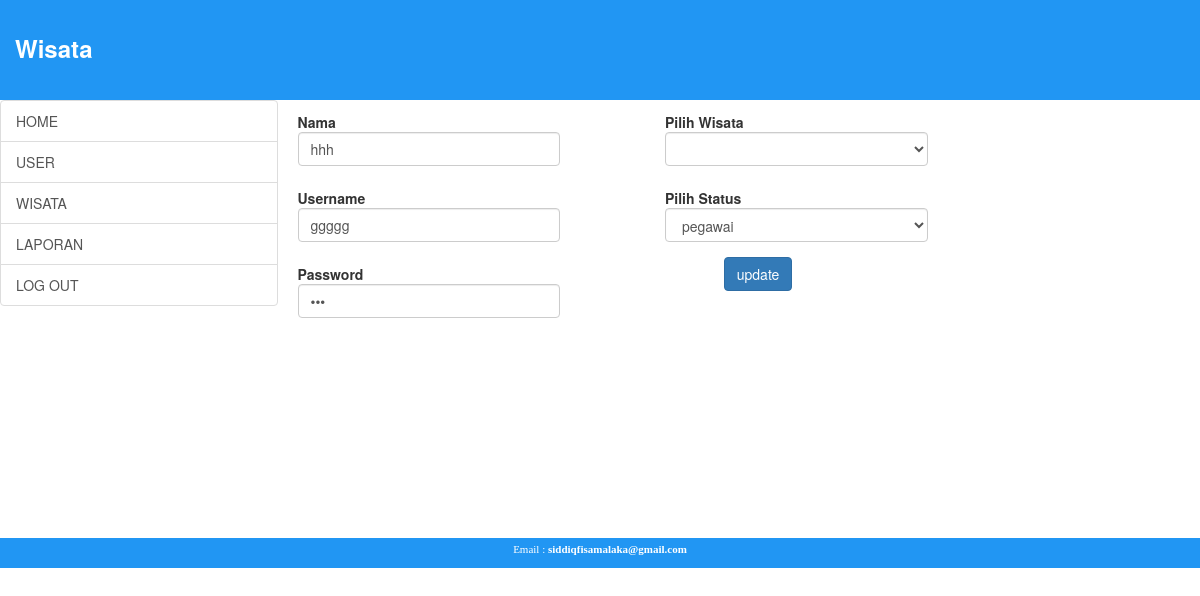
/index.php?mod=form_update_user&id=7 (signed in), run on the app's committed database.
### tables this page shows
CREATE TABLE `user` (
  `id_user` int(5) NOT NULL,
  `nama_user` varchar(30) NOT NULL,
  `username` varchar(25) NOT NULL,
  `password` varchar(15) NOT NULL,
  `id_wisata` int(10) NOT NULL,
  `status` varchar(30) NOT NULL
);

### form_update_user.php (the view, shortened to what this page needs)
<?php
 include"koneksi.php";
 $id =$_GET ['id'];
 $sql=mysqli_query($koneksi,"select * from user where id_user='$id'");
 $tampil=mysqli_fetch_array($sql);
?>
<form action="proses_update_user.php" method="post" class="form-horizontal" role="form" style="max-width:600px;">
<div class="row">
	<div class="col-sm-5">
		<div class="form-group">
			<label class="control-label" for="nama">Nama</label>
				<input type="text" class="form-control" name="nama_user" value="<?php echo $tampil['nama_user'] ?>" placeholder="input nama user">
					</div>
						<div class="form-group">
							<label class="control-label" for="pwd">Username</label>
								<input type="text" class="form-control" name="username" value="<?php echo $tampil['username']?>"placeholder="input username">
									</div>
										<div class="form-group">
											<label class="control-label" for="pwd">Password</label>
												<input type="password" class="form-control" name="password" value="<?php echo $tampil['password'] ?>" placeholder="input password">
													</div>
											</div>
								<div class="col-sm-2">
						</div>
				<div class="col-sm-5">
						<div class="form-group">
							<label class="control-label" for="pwd">Pilih Wisata</label>
								<select name="nama_wisata" class="form-control">
									<?php
										include 'koneksi.php';
										$sqlw=mysqli_query($koneksi ,"select * from wisata order by id_wisata desc") or die ('error'.mysqli_error());
										while ($dataw=mysqli_fetch_array($sqlw)) {
									?>
										<option <?php if ($dataw['id_wisata']==$tampil['id_wisata']) {echo 'selected="selected"';} ?> value ="<?php echo $dataw['id_wisata'];?>"><?php echo $dataw['nama_wisata'];?></option>
									<?php } ?>
								</select>
													</div>
							<div class="form-group">
								<label class="control-label" for="pwd">Pilih Status</label>
								<select name="status" class="form-control">
								<option <?php if($tampil['status']=="pegawai") {echo 'selected="selected"';}?> value="pegawai">pegawai</option>
								</select>
													</div>
									<div class="form-group">
										<div class="col-sm-offset-2 col-sm-10">
											<button type="submit" class="btn btn-primary">update</button>
												</div>
													</div>
														</div>
															</div>
																</form>

### data on the page
user: nama_user "hhh", username "ggggg", status "pegawai"
